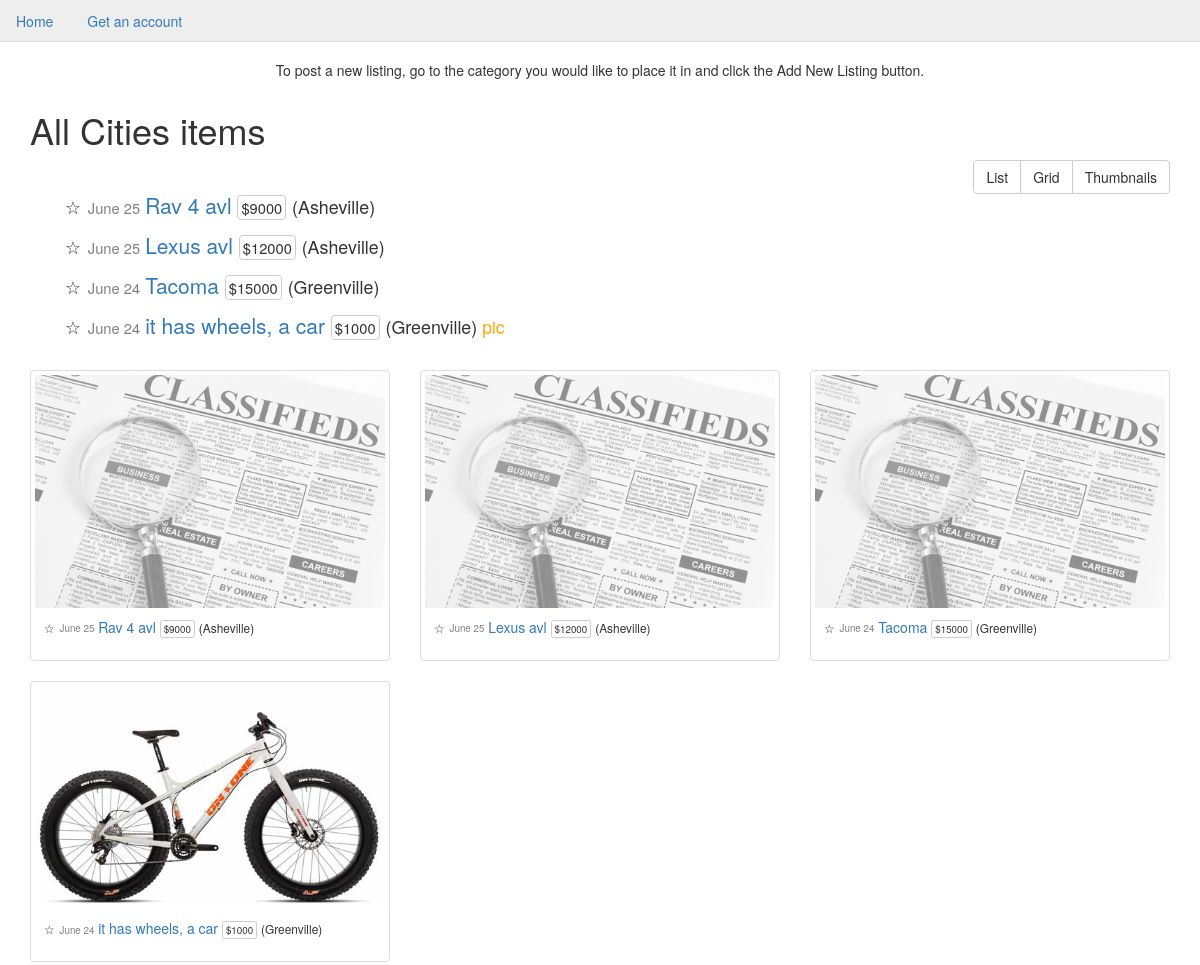
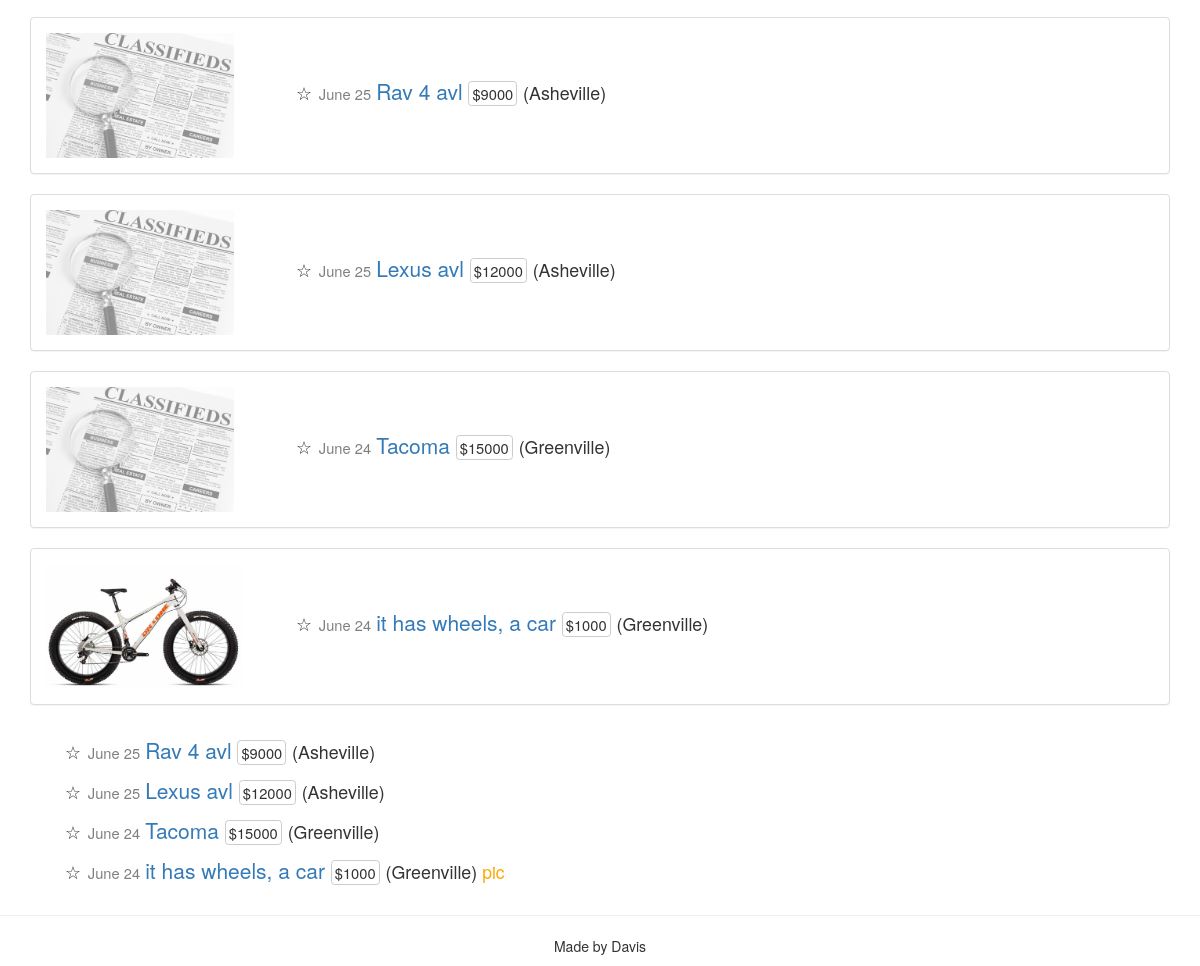
The app's page /catergory/5/ with its own data (2 pictures, top to bottom).
### cl_app/models.py (models this page shows, shortened)
class Listing(models.Model):
    user = models.ForeignKey('auth.User')
    listing_city = models.ForeignKey(City)
    category = models.ForeignKey(ListingType)
    title = models.CharField(max_length=40)
    price = models.IntegerField()
    description = models.TextField()
    photo = models.ImageField(upload_to="listing_photos", null=True, blank=True, verbose_name="Listing Photo")
    created = models.DateTimeField(auto_now_add=True)
    class Meta:
        ordering = ['-created']
    @property
    def photo_url(self):
        if self.photo:
            return self.photo.url
        return "/media/listing_photos/classifieds-default.jpg"

class City(models.Model):
    city = models.CharField(max_length=20)
    def __str__(self):
        return self.city

### cl_app/views.py (the view)
# urls.py: url('^catergory/(?P<categorypk>\d+)/$', CategoryListView.as_view(), name='category_list_view'),
class CategoryListView(ListView):
    model = Listing
    def get_queryset(self, **kwargs):
        category_id = self.kwargs.get('categorypk', None)
        return Listing.objects.filter(category=category_id)

### templates/cl_app/listing_list.html (shortened to what this page needs)
{% extends "base.html" %}
{% load staticfiles %}
{% block body %}
    <h1>
        {% if city %}
        {{ city }} >
        {% else %}
        All Cities
        {% endif %}
        {% if category %}
            {{ category }}
        {% else %}
            items
        {% endif %}
    </h1>
    <div class="btn-group pull-right" role="group">
        <a href="#" id="list" class="btn btn-default">List</a>
        <a href="#" id="grid" class="btn btn-default">Grid</a>
        <a href="#" id="thumb" class="btn btn-default">Thumbnails</a>
    </div>
    <br>
    <div class="row" id="listings">
        {% for item in object_list %}
        <div class="item listing-list">
            <p><small>&#9734;</small>
                <span class="time">{{ item.created|date:"N d" }} </span>
                <a href="{% url 'listing_detail_view' item.pk %}">{{ item.title }} </a>
                <span class="price">${{ item.price }}</span>
                <small>({{ item.listing_city }}) </small>
                {% if item.photo %}
                <span class="pic">pic</span>
                {% endif %}
            </p>
        </div>
        {% empty %}
            <h4>Sorry, no items in this list.</h4>
        {% endfor %}
    </div>
    <br>
    <div class="row">
    {% for item in object_list %}
        <div class="item col-md-4">
            <div class="thumbnail">
                <img src="{{ item.photo_url }}">
                <div class="caption">
                    <p><small>&#9734;</small>
                        <span class="time">{{ item.created|date:"N d" }} </span>
                        <a href="{% url 'listing_detail_view' item.pk %}">{{ item.title }} </a>
                        <span class="price">${{ item.price }}</span>
                        <small>({{ item.listing_city }}) </small>
                </div>
            </div>
        </div>
    {% endfor %}
    </div>
    {% for item in object_list %}
    <div class="panel panel-default">
        <div class="row">
            <div class="panel-body thumb-parent">
                <div class="col-md-3">
                    <img class="tumbnail" src="{{ item.photo_url }}">
                </div>
                <div class="col-md-9 thumb-text">
                    <p><small>&#9734;</small>
                        <span class="time">{{ item.created|date:"N d" }} </span>
                        <a href="{% url 'listing_detail_view' item.pk %}">{{ item.title }} </a>
                        <span class="price">${{ item.price }}</span>
                        <small>({{ item.listing_city }}) </small>
                    </p>
                </div>
            </div>
        </div>
    </div>
    {% endfor %}
<div class="row" id="listings">
    {% for item in object_list %}
    <div class="item listing-list">
        <p><small>&#9734;</small>
            <span class="time">{{ item.created|date:"N d" }} </span>
            <a href="{% url 'listing_detail_view' item.pk %}">{{ item.title }} </a>
            <span class="price">${{ item.price }}</span>
            <small>({{ item.listing_city }}) </small>
            {% if item.photo %}
            <span class="pic">pic</span>
            {% endif %}
        </p>
    </div>
    {% empty %}
        <h4>Sorry, no items in this list.</h4>
    {% endfor %}
</div>
{% endblock %}

### cl_app/static/cl_app/css/main.css (style rules this page uses)
body { margin-top: 60px; }
.price { font-size: .7em; border: 1px solid #ccc; -webkit-border-radius: .25em; -moz-border-radius: .25em; border-radius: .25em; padding: 1px 3px; }
span.pic { color: orange; font-size: smaller; }
.time { font-size: 0.7em; line-height: 1em; padding: 1px; color: gray; vertical-align: middle; }
.listing-list { margin-left: 50px; margin-top: 10px; font-size: 1.5em; }
.tumbnail { height: 125px; }
.thumb-parent { position: relative; }
.thumb-text { position: absolute; top: 50%; transform: translateY(-50%); }
.thumb-text p { margin-left: 250px; font-size: 1.5em; }

### records on screen
Listing: created "June 25", title "Rav 4 avl", price "9000", listing_city "Asheville"
Listing: created "June 25", title "Lexus avl", price "12000", listing_city "Asheville"
Listing: created "June 24", title "Tacoma", price "15000", listing_city "Greenville"
Listing: created "June 24", title "it has wheels, a car", price "1000", listing_city "Greenville", shows "pic", photo_url (picture)
